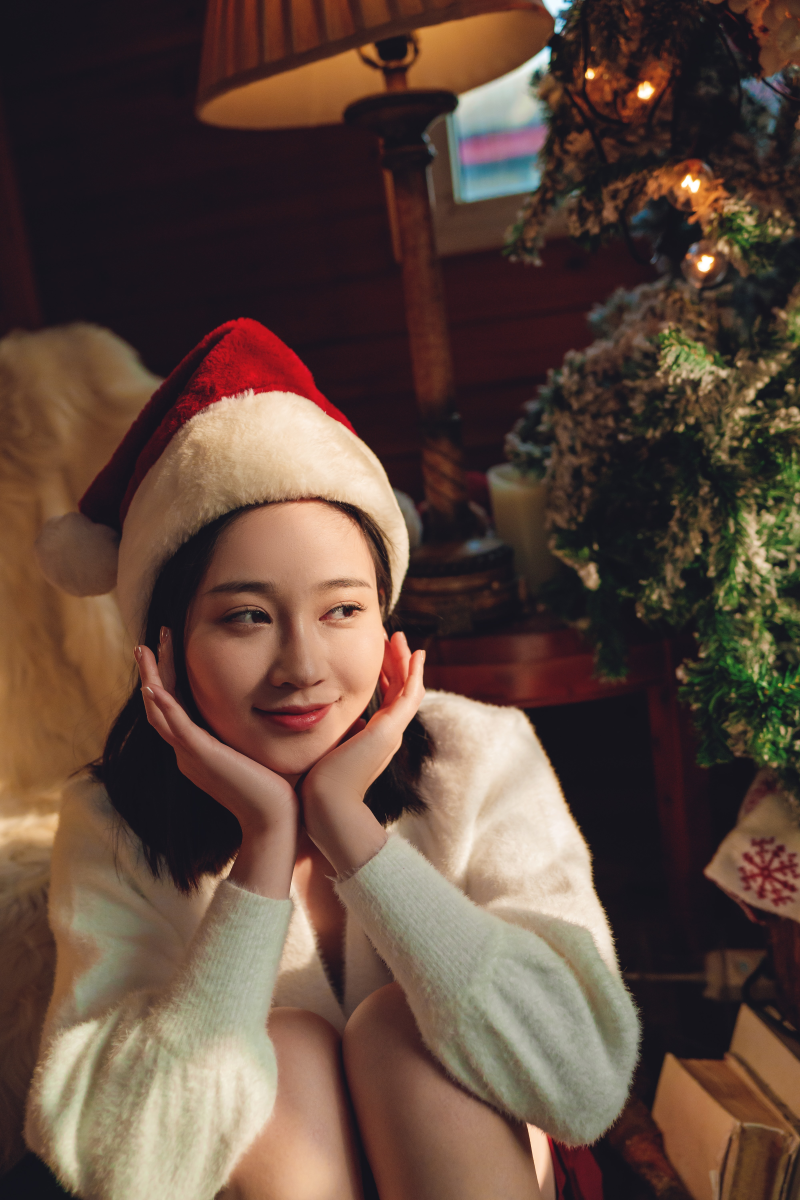
#> input picture Photos/cantikku_5.jpg, 4000 x 6000 px, found by its file name (shown at 1/5 size)
$ python splitmerge.py
#> lines starting #> are read from the running program, lines starting #| are printed output that depends on the picture
import cv2 as cv
import numpy as np

full_img = cv.imread('Photos/cantikku_5.JPG')
#> full_img is the input picture: shape (6000, 4000, 3); mean B, G, R 61.8, 73.1, 95.2
img = cv.resize(full_img, (0,0), fx=0.07, fy=0.07)
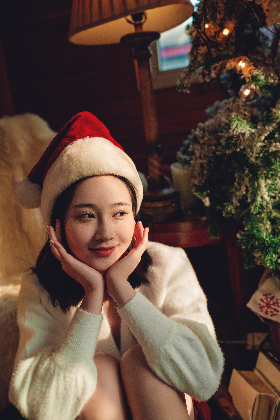
#> img: shape (420, 280, 3); mean B, G, R 61.8, 73, 95.1
cv.imshow('Gambar', img)

blank = np.zeros(img.shape[:2], dtype='uint8')

b, g, r = cv.split(img)
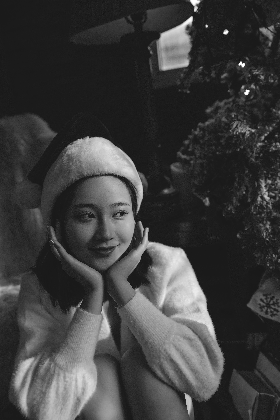
#> b: shape (420, 280); min 16, max 255, mean 61.8
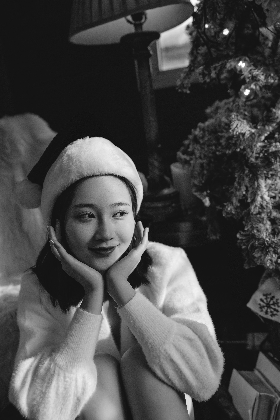
#> g: shape (420, 280); min 13, max 255, mean 73
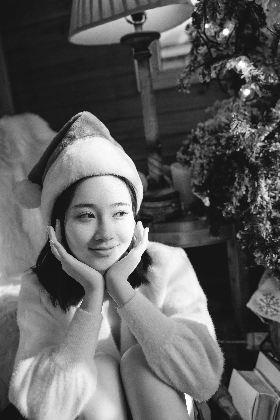
#> r: shape (420, 280); min 15, max 255, mean 95.1

blue = cv.merge([b, blank, blank])
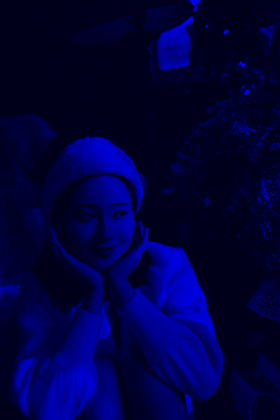
#> blue: shape (420, 280, 3); mean of channels 0, 1, 2 61.8, 0, 0; drawn as B, G, R
green = cv.merge([blank, g, blank])
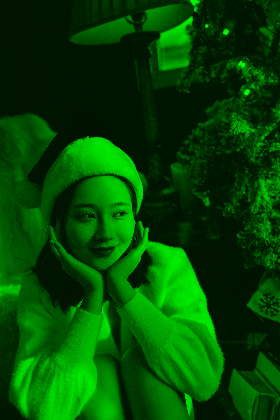
#> green: shape (420, 280, 3); mean of channels 0, 1, 2 0, 73, 0; drawn as B, G, R
red = cv.merge([blank, blank, r])
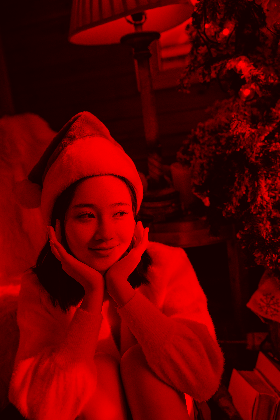
#> red: shape (420, 280, 3); mean of channels 0, 1, 2 0, 0, 95.1; drawn as B, G, R

cv.imshow('B', b)
cv.imshow('G', g)
cv.imshow('R', r)

print(img.shape)
#| (420, 280, 3)
print(b.shape)
#| (420, 280)
print(g.shape)
#| (420, 280)
print(r.shape)
#| (420, 280)

cv.imshow('Blue', blue)
cv.imshow('Green', green)
cv.imshow('Red', red)

merged = cv.merge([b,g,r])
cv.imshow('Merged Image', merged)

cv.waitKey(0)

$ run again, with Photos/cantikku_6.JPG copied over Photos/cantikku_5.jpg
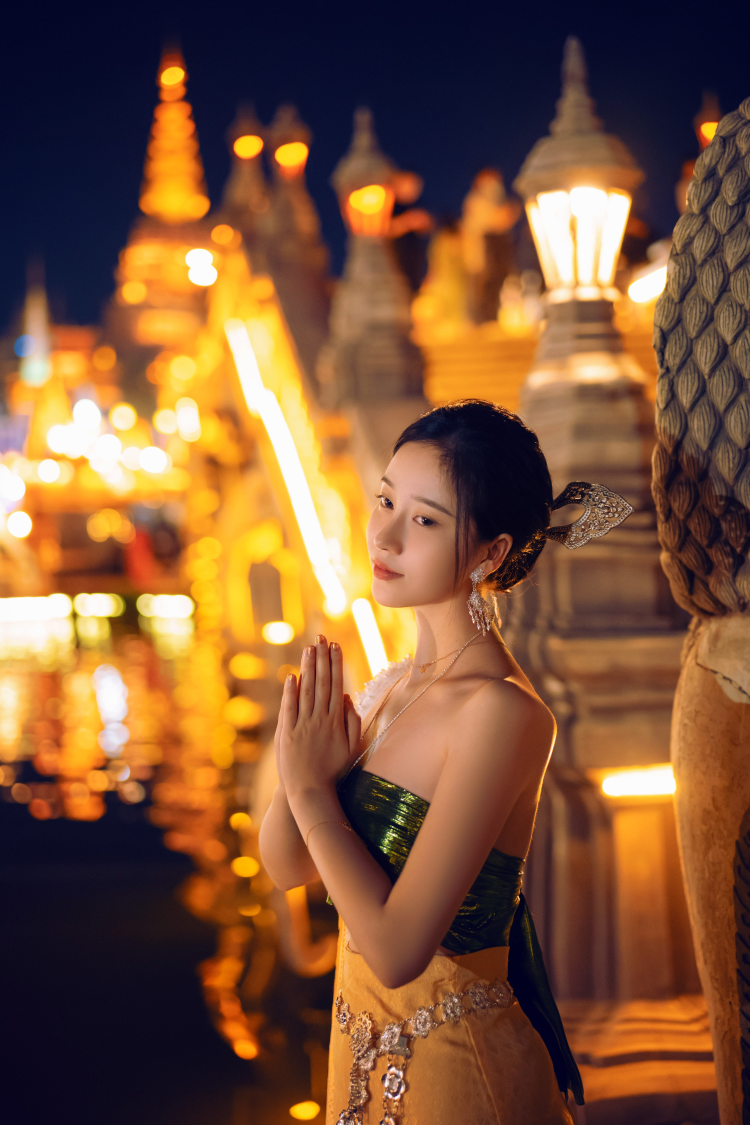
#> input picture Photos/cantikku_6.JPG, 3000 x 4500 px, found by its file name (shown at 1/4 size)
#> full_img is the input picture: shape (4500, 3000, 3); mean B, G, R 57, 85.4, 126.5
#> `green = cv.merge([blank, g, blank])`:
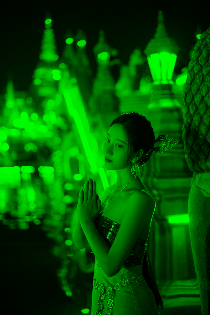
#> green: shape (315, 210, 3); mean of channels 0, 1, 2 0, 85.4, 0; drawn as B, G, R
#> `red = cv.merge([blank, blank, r])`:
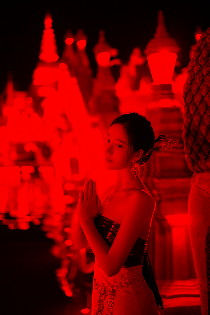
#> red: shape (315, 210, 3); mean of channels 0, 1, 2 0, 0, 126.4; drawn as B, G, R
#| (315, 210, 3)
#| (315, 210)
#| (315, 210)
#| (315, 210)
